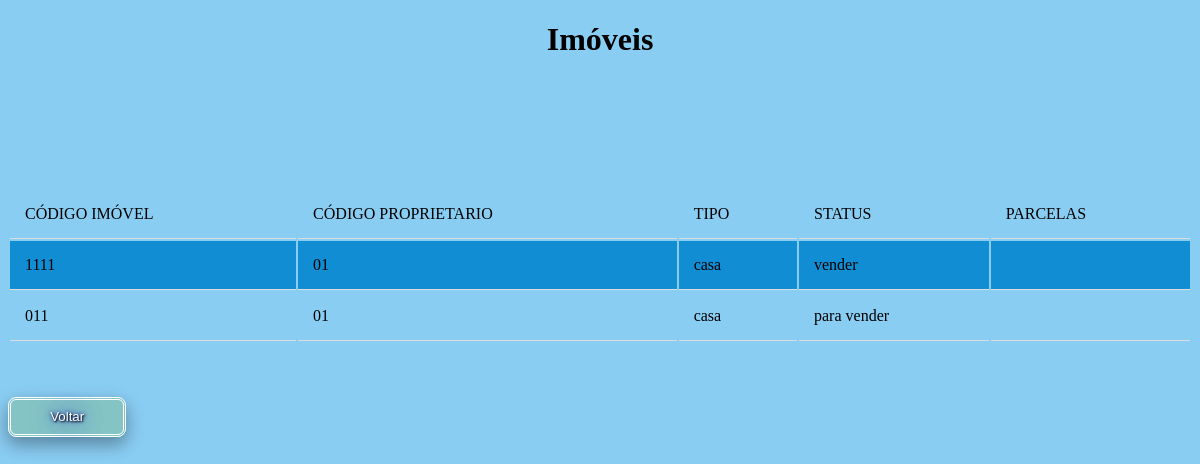
Before: /buscaImoVendidos.php with the older database file.
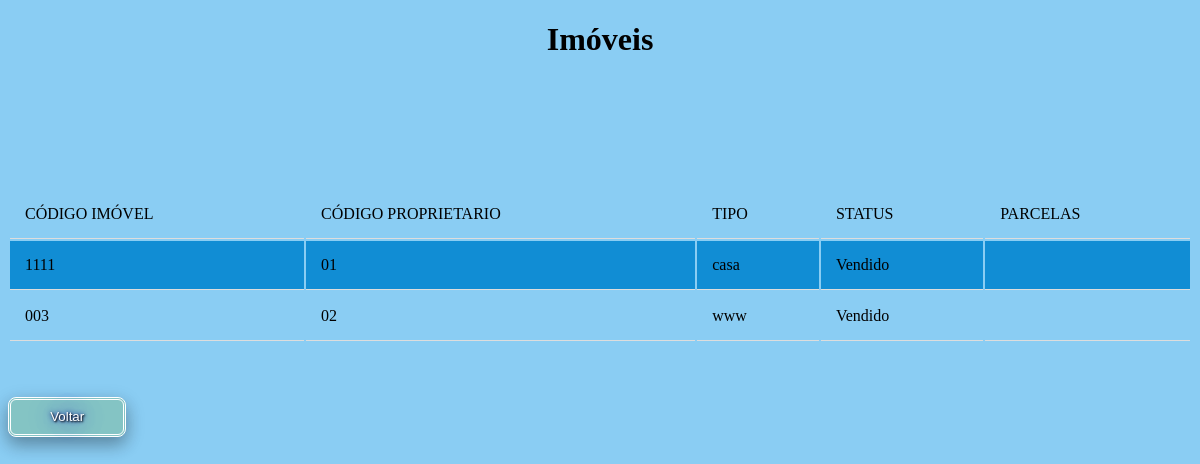
After: the same page with the newer database file.
### tables this page shows
CREATE TABLE `imovel` (
  `imovel_id` int(11) NOT NULL,
  `codigo_imovel` varchar(200) NOT NULL,
  `codigo_proprietario` varchar(200) NOT NULL,
  `tipo` varchar(200) NOT NULL,
  `area` varchar(200) NOT NULL,
  `valor` int(200) NOT NULL,
  `status` varchar(200) NOT NULL,
  `informacoes` varchar(200) NOT NULL,
  `enderecoimoID` int(11) DEFAULT NULL,
  `codigoP` varchar(255) NOT NULL
);

### buscaImoVendidos.php (the view, shortened to what this page needs)
<?php
require_once 'db_connect.php';
$sql = "SELECT *from imovel";
$resultado = mysqli_query($connect, $sql);
?>
<!DOCTYPE html>
<html>
<head>
  <link rel="stylesheet" type="text/css" href="css/estilobuscacliente.css" />
</head>
<body>
  <h1>Imóveis</h1>
  <table >
    <tr>
    <td>CÓDIGO IMÓVEL</td>
      <td>CÓDIGO PROPRIETARIO</td>
      <td>TIPO</td>
      <td>STATUS</td>
      <td>PARCELAS</td>
    </tr>
    <?php while($dado = mysqli_fetch_array($resultado)) { ?>
      <tr>
      <td><?php echo $dado['codigo_imovel']; ?></td>
      <td><?php echo $dado['codigo_proprietario']; ?></td>
      <td><?php echo $dado['tipo']; ?></td>
      <td><?php echo $dado['status']; ?></td>
      <td><?php echo $dado['parcelas']; ?></td>
      </tr>
      <br><br><br>
    <?php }
    ?>
  </table>
  <br><br><br>
  <form action="<?php echo $_SERVER['PHP_SELF']; ?>" method="POST">
  <button type="submit" name="btn-voltar">Voltar</button>
  </form>
</body>
</html>

Changed rows visible on the page:
removed imovel: codigo_imovel "011", codigo_proprietario "01", tipo "casa", status "para vender"
changed imovel "casa": status "vender" → "Vendido"
added imovel: codigo_imovel "003", codigo_proprietario "02", tipo "www", status "Vendido"
